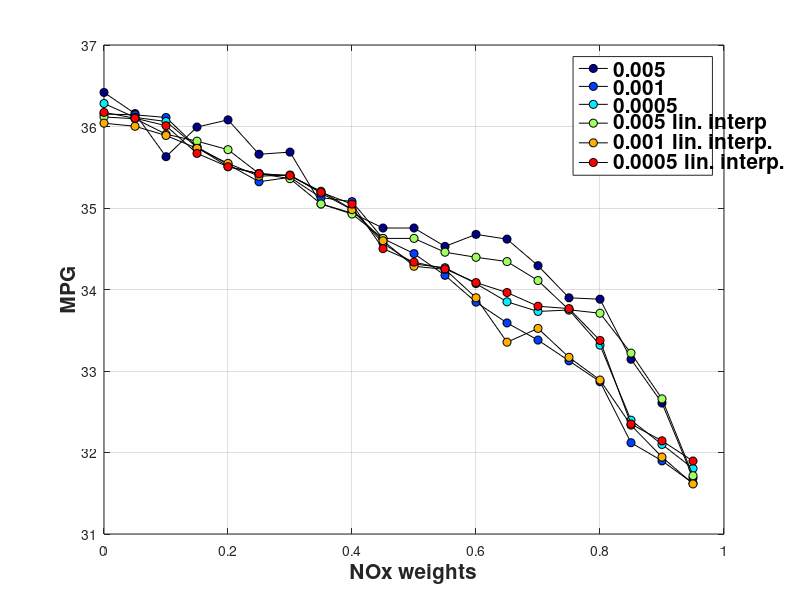
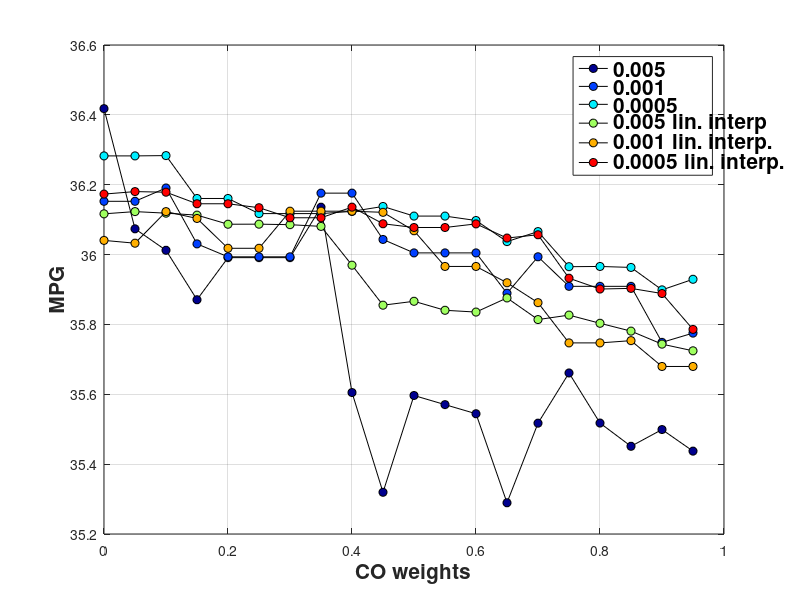
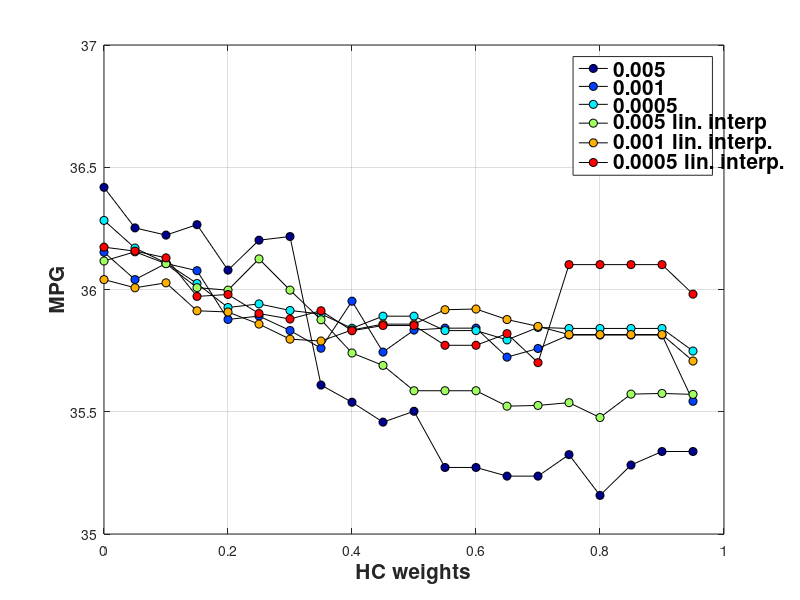
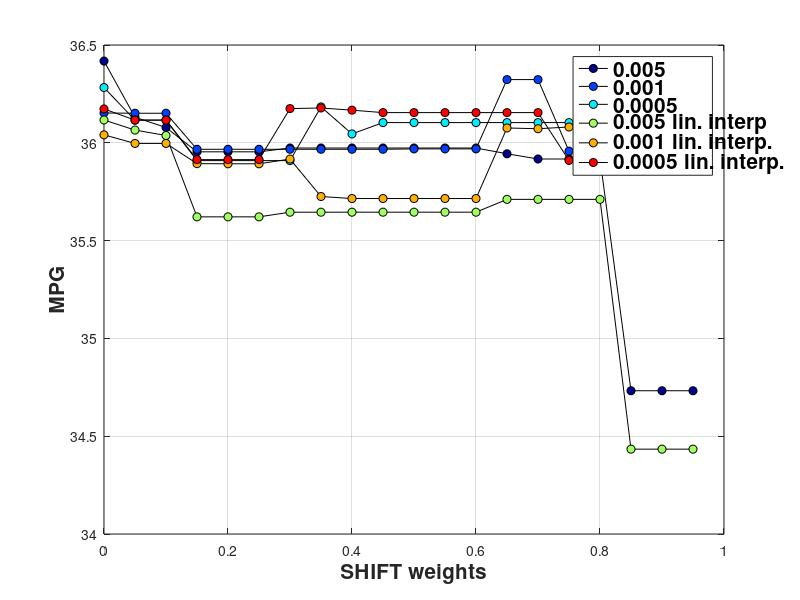

These charts were generated, in order, by the following MATLAB code:
clear;
clf;
close all;
C = jet;
h = 14;
r=6;
t = 10;
q = 10;  % For colors
start = 3;
stop = 10;
for i = [start,4, 5,6,7,8];
    if i == 1
        load SOC_grid_1;
        c = '0.1';
    elseif i == 2
        load SOC_grid_01;
        c = '0.01';
    elseif i == 3
        load SOC_grid_005;
        c = '0.005';
    elseif i == 4
        load SOC_grid_001;
        c = '0.001';
    elseif i == 5
        load SOC_grid_0005;
        c = '0.0005';
    elseif i == 6
        load SOC_grid_005_interp;
        c = '0.005 lin. interp';
    elseif i == 7
        load SOC_grid_001_interp;
        c = '0.001 lin. interp.';
    elseif i == 8
        load SOC_grid_0005_interp;
        c = '0.0005 lin. interp.';
    elseif i == 9
        load SOC_grid_005_interp_cubic;
        c = '0.005 cubic interp.';
    elseif i == 10
        load SOC_grid_0005_interp_cubic;
        c = '0.0005 cubic. interp.';
    else
%         load SOC_grid_001_interp_check;
%         c = '0.001 line. interp.CHECK';
    end
    
    if i == start
        leg = {c};
        a = 1;
    else
        leg = {leg{1:a}, c};
        a = a+1;
    end
    
    figure(2)
    plot(result.a1(1,:),result.mpg(1,:),'-ko',...
        'LineWidth',0.5,...
        'MarkerEdgeColor','k',...
        'MarkerFaceColor',C(a+(a-1)*q,:),...
        'MarkerSize',r)
    grid on
    ylabel('MPG')
    xlabel('NOx weights')
    legend(leg{1:a})
    set(findall(gcf,'type','text'),'FontSize',15,'fontWeight','bold')
    hold on
    
    figure(3)
    plot(result.a2(2,:),result.mpg(2,:),'-ko',...
        'LineWidth',0.5,...
        'MarkerEdgeColor','k',...
        'MarkerFaceColor',C(a+(a-1)*q,:),...
        'MarkerSize',r)
    grid on
    ylabel('MPG')
    xlabel('CO weights')
    legend(leg{1:a})
    set(findall(gcf,'type','text'),'FontSize',15,'fontWeight','bold')
    hold on
    
    figure(4)
    plot(result.a3(3,:),result.mpg(3,:),'-ko',...
        'LineWidth',0.5,...
        'MarkerEdgeColor','k',...
        'MarkerFaceColor',C(a+(a-1)*q,:),...
        'MarkerSize',r)
    grid on
    ylabel('MPG')
    xlabel('HC weights')
    legend(leg{1:a})
    set(findall(gcf,'type','text'),'FontSize',15,'fontWeight','bold')
    hold on
    
    figure(5)
    plot(result.shift(4,:),result.mpg(4,:),'-ko',...
        'LineWidth',0.5,...
        'MarkerEdgeColor','k',...
        'MarkerFaceColor',C(a+(a-1)*q,:),...
        'MarkerSize',r)
    grid on
    ylabel('MPG')
    xlabel('SHIFT weights')
    legend(leg{1:a})
    set(findall(gcf,'type','text'),'FontSize',15,'fontWeight','bold')
    hold on
    
    figure(6)
    plot(result.eng(5,:),result.mpg(5,:),'-ko',...
        'LineWidth',0.5,...
        'MarkerEdgeColor','k',...
        'MarkerFaceColor',C(a+(a-1)*q,:),...
        'MarkerSize',r)
    grid on
    ylabel('MPG')
    xlabel('ENG weights')
    legend(leg{1:a})
    set(findall(gcf,'type','text'),'FontSize',15,'fontWeight','bold')
    hold on
end

hold off
set(findall(gcf,'type','text'),'FontSize',15,'fontWeight','bold')

